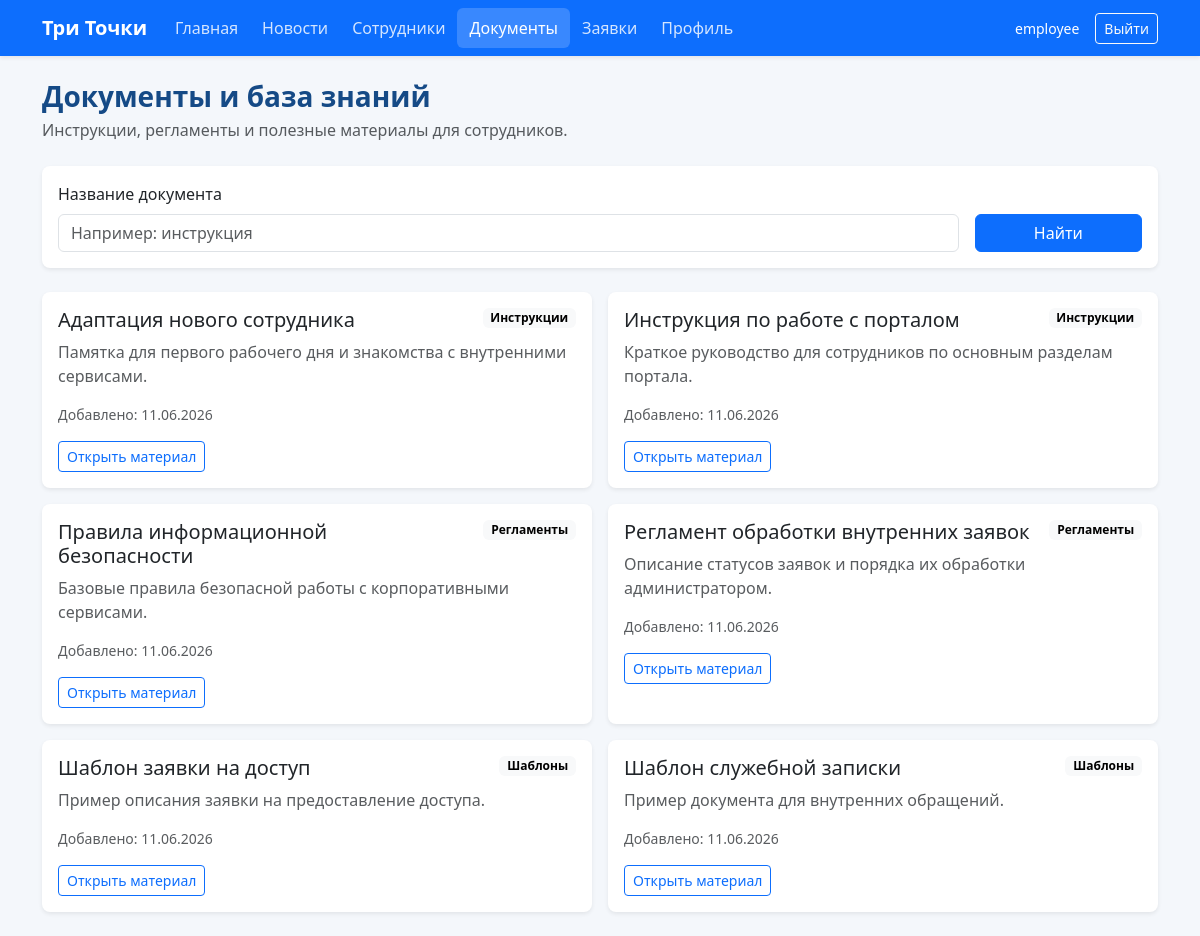
Page /documents/ (signed in) on the committed database.
### portal/models.py (models this page shows, shortened)
class Document(models.Model):
    title = models.CharField('Название документа', max_length=200)
    category = models.ForeignKey(
        DocumentCategory,
        on_delete=models.SET_NULL,
        null=True,
        blank=True,
        related_name='documents',
        verbose_name='Категория',
    )
    description = models.TextField('Описание', blank=True)
    link = models.URLField('Ссылка')
    created_at = models.DateTimeField('Дата создания', auto_now_add=True)
    updated_at = models.DateTimeField('Дата обновления', auto_now=True)
    class Meta:
        verbose_name = 'Документ'
        verbose_name_plural = 'Документы'
        ordering = ['title']

class DocumentCategory(models.Model):
    name = models.CharField('Название категории', max_length=100, unique=True)
    class Meta:
        verbose_name = 'Категория документа'
        verbose_name_plural = 'Категории документов'
        ordering = ['name']
    def __str__(self):
        return self.name

### portal/views.py (the view)
# urls.py: path('documents/', views.documents_list_view, name='documents_list'),
@login_required
def documents_list_view(request):
    search_query = request.GET.get('q', '').strip()
    documents = Document.objects.select_related('category').all()
    if search_query:
        documents = filter_by_casefold(documents, 'title', search_query)
    context = {
        'documents': documents,
        'search_query': search_query,
    }
    return render(request, 'portal/documents_list.html', context)

### portal/templates/portal/documents_list.html (shortened to what this page needs)
{% extends 'portal/base.html' %}
{% block content %}
<div class="d-flex justify-content-between align-items-start gap-3 mb-4">
    <div>
        <h1 class="h3 mb-1">Документы и база знаний</h1>
        <p class="text-muted mb-0">Инструкции, регламенты и полезные материалы для сотрудников.</p>
    </div>
</div>
<div class="card border-0 shadow-sm mb-4">
    <div class="card-body">
        <form class="row g-3" method="get">
            <div class="col-md-10">
                <label class="form-label" for="document-search">Название документа</label>
                <input
                    class="form-control"
                    id="document-search"
                    type="search"
                    name="q"
                    value="{{ search_query }}"
                    placeholder="Например: инструкция"
                >
            </div>
            <div class="col-md-2 d-flex align-items-end">
                <button class="btn btn-primary w-100" type="submit">Найти</button>
            </div>
        </form>
    </div>
</div>
<div class="row g-3">
    {% for document in documents %}
        <div class="col-md-6">
            <div class="card border-0 shadow-sm h-100">
                <div class="card-body">
                    <div class="d-flex justify-content-between align-items-start gap-3 mb-2">
                        <h2 class="h5 mb-0">{{ document.title }}</h2>
                        <span class="badge text-bg-light">{{ document.category|default:"Без категории" }}</span>
                    </div>
                    <p class="text-muted">{{ document.description }}</p>
                    <div class="small text-muted mb-3">
                        Добавлено: {{ document.created_at|date:"d.m.Y" }}
                    </div>
                    <div class="d-flex flex-wrap gap-2">
                        <a class="btn btn-outline-primary btn-sm" href="{{ document.link }}" target="_blank">
                            Открыть материал
                        </a>
                    </div>
                </div>
            </div>
        </div>
    {% endfor %}
</div>
{% endblock %}

### portal/templates/portal/base.html (shortened to what this page needs)
{% load static %}
<!doctype html>
<html lang="ru">
<head>
    <link href="https://cdn.jsdelivr.net/npm/bootstrap@5.3.3/dist/css/bootstrap.min.css" rel="stylesheet">
    <link href="{% static 'portal/css/style.css' %}" rel="stylesheet">
</head>
<body>
{% if user.is_authenticated %}
<nav class="navbar navbar-expand-lg navbar-dark bg-primary shadow-sm">
    <div class="container">
        <a class="navbar-brand fw-semibold" href="{% url 'home' %}">Три Точки</a>
        <div class="collapse navbar-collapse" id="mainNavbar">
            {% with current_url=request.resolver_match.url_name %}
            <ul class="navbar-nav me-auto mb-2 mb-lg-0">
                <li class="nav-item">
                    <a class="nav-link {% if current_url == 'home' %}active{% endif %}" href="{% url 'home' %}">Главная</a>
                </li>
                <li class="nav-item">
                    <a class="nav-link " href="{% url 'news_list' %}">Новости</a>
                </li>
                <li class="nav-item">
                    <a class="nav-link " href="{% url 'employees_list' %}">Сотрудники</a>
                </li>
                <li class="nav-item">
                    <a class="nav-link {% if current_url == 'documents_list' or current_url == 'management_document_create' or current_url == 'management_document_edit' or current_url == 'management_document_delete' %}active{% endif %}" href="{% url 'documents_list' %}">Документы</a>
                </li>
                <li class="nav-item">
                    <a class="nav-link {% if current_url == 'tickets_list' or current_url == 'ticket_create' or current_url == 'management_ticket_edit' %}active{% endif %}" href="{% url 'tickets_list' %}">Заявки</a>
                </li>
                <li class="nav-item">
                    <a class="nav-link {% if current_url == 'profile' or current_url == 'profile_edit' %}active{% endif %}" href="{% url 'profile' %}">Профиль</a>
                </li>
            </ul>
            {% endwith %}
            <div class="d-flex align-items-center gap-3 text-white">
                <span class="small">{{ user.username }}</span>
                <a class="btn btn-outline-light btn-sm" href="{% url 'logout' %}">Выйти</a>
            </div>
        </div>
    </div>
</nav>
{% endif %}
<main class="container py-4">
    {% block content %}{% endblock %}
</main>
</body>
</html>

### portal/static/portal/css/style.css (style rules this page uses)
body { background: #f4f7fb; }
.card { border-radius: 8px; }
.navbar-brand { letter-spacing: 0; }
.navbar-dark .navbar-nav .nav-link { border-radius: 6px; color: rgba(255, 255, 255, 0.82); padding-left: 0.75rem; padding-right: 0.75rem; }
.navbar-dark .navbar-nav .nav-link:hover, .navbar-dark .navbar-nav .nav-link.active { background: rgba(255, 255, 255, 0.18); color: #ffffff; }
main h1, main .h3 { color: #154a86; font-weight: 700; }

### rows in the picture
Document: title "Адаптация нового сотрудника", category "Инструкции", description "Памятка для первого рабочего дня и знакомства с внутренними сервисами.", created_at "11.06.2026"
Document: title "Инструкция по работе с порталом", category "Инструкции", description "Краткое руководство для сотрудников по основным разделам портала.", created_at "11.06.2026"
Document: title "Правила информационной безопасности", category "Регламенты", description "Базовые правила безопасной работы с корпоративными сервисами.", created_at "11.06.2026"
Document: title "Регламент обработки внутренних заявок", category "Регламенты", description "Описание статусов заявок и порядка их обработки администратором.", created_at "11.06.2026"
Document: title "Шаблон заявки на доступ", category "Шаблоны", description "Пример описания заявки на предоставление доступа.", created_at "11.06.2026"
Document: title "Шаблон служебной записки", category "Шаблоны", description "Пример документа для внутренних обращений.", created_at "11.06.2026"

### other values in the picture
{{ user.username }} "employee"
